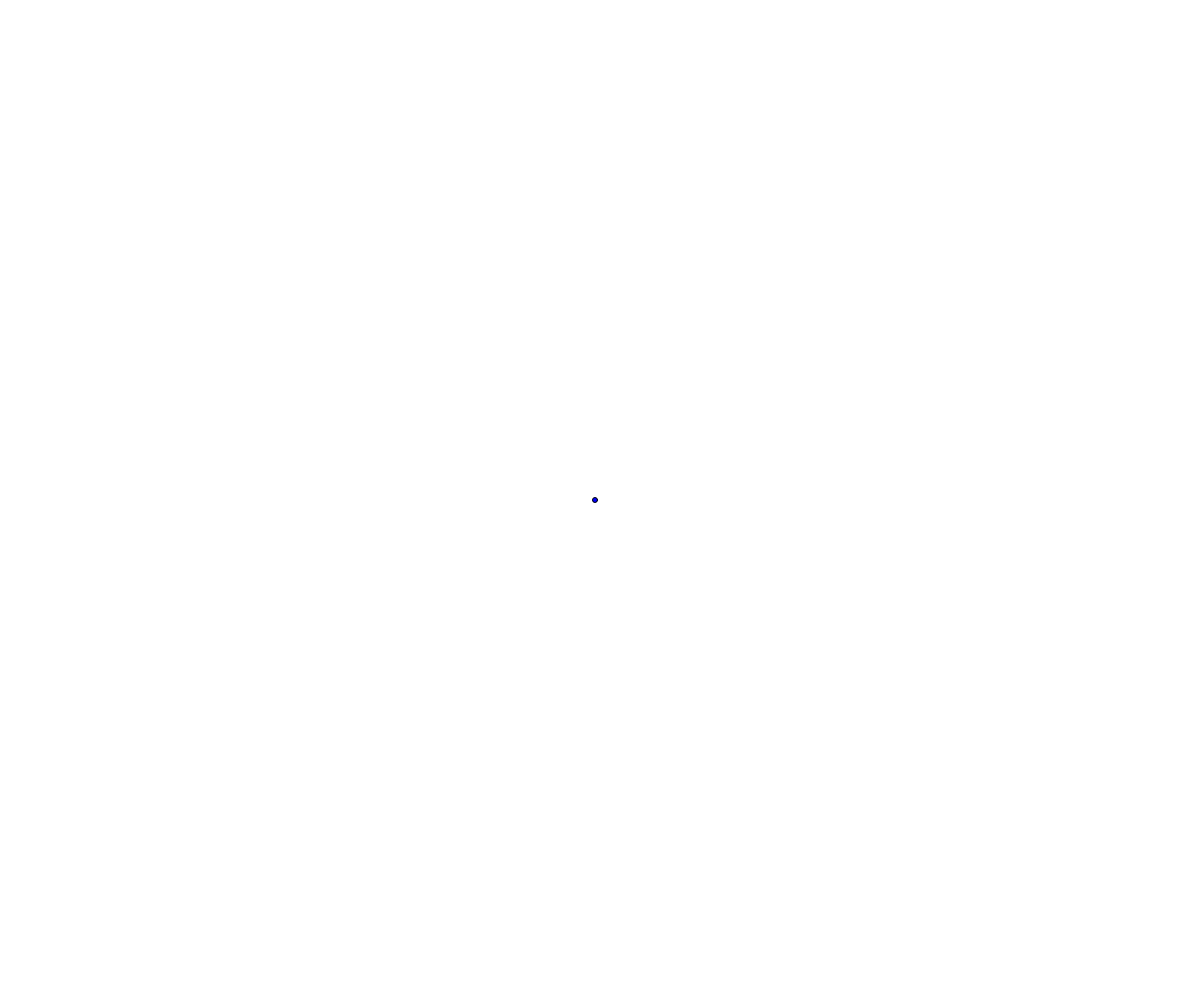
Frame 1 (no input)
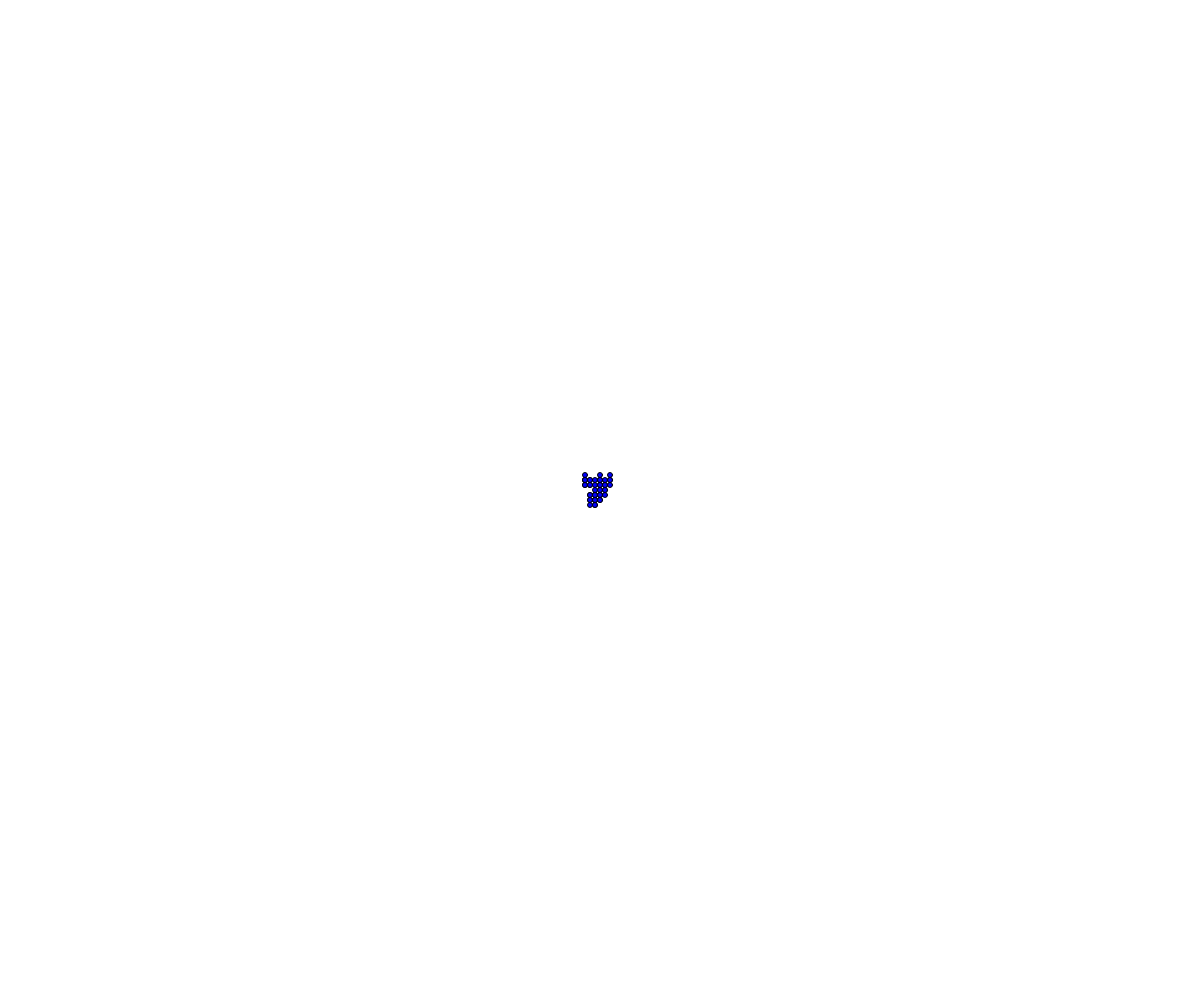
Frame 60 (no input)
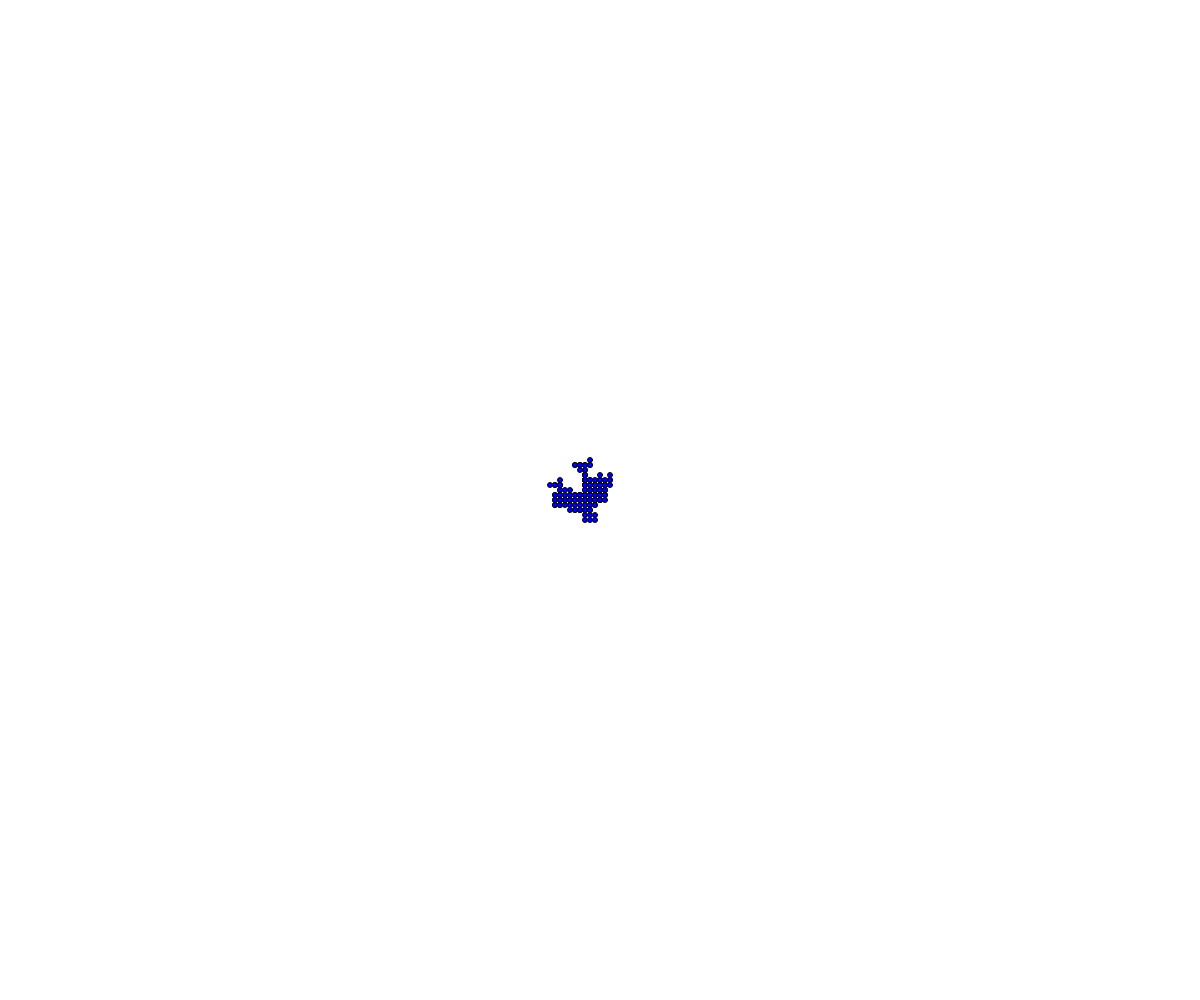
Frame 120 (the mouse pressed at the canvas centre since frame 60)

The p5.js sketch that drew these frames (run headless with seeded random() and noise() and a simulated clock; from frame 60 on, the mouse is pressed at the canvas centre):

// p5.js sketch
// ── sketch.js
// Walker OOP Demo

class Walker{
  constructor(x, y, color){
    this.x = x;
    this.y = y;
    this.color = color;
    this.speed = 5;
    this.size = 5;
  }


  display(){
    noStroke;
    fill(this.color);
    circle(this.x, this.y, this.size);
  }


  move(){
    let theChoice = random(100);
    if (theChoice<25){
      //down
      this.y += this.speed;
    }
    else if(theChoice< 50){
      //up
      this.y -= this.speed;
    }
    else if (theChoice<75){
      //left
      this.x -= this.speed;
    }
    else{
      //right
      this.x += this.speed;
    }
  }
}

let gabe;
// let emma;
let theWalkers =[];

function setup() {
  createCanvas(windowWidth, windowHeight);
  background("white");
  gabe = new Walker(width/2, height/2, "blue");
  theWalkers.push(gabe);
  // emma = new Walker(200, 400, "red");
}

function draw() {
  for(let person of theWalkers){
    person.move();
    person.display();
  }
  // gabe.move();
  // emma.move();
  // gabe.display();
  // emma.display();

}

function mousePressed(){
  let gabe = new Walker(mouseX, mouseY, "blue");
  theWalkers.push(gabe);
}
